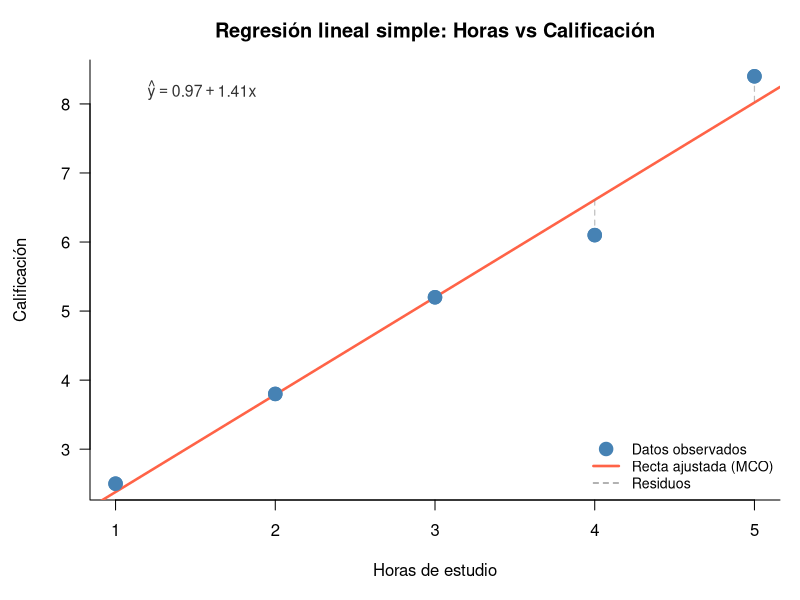
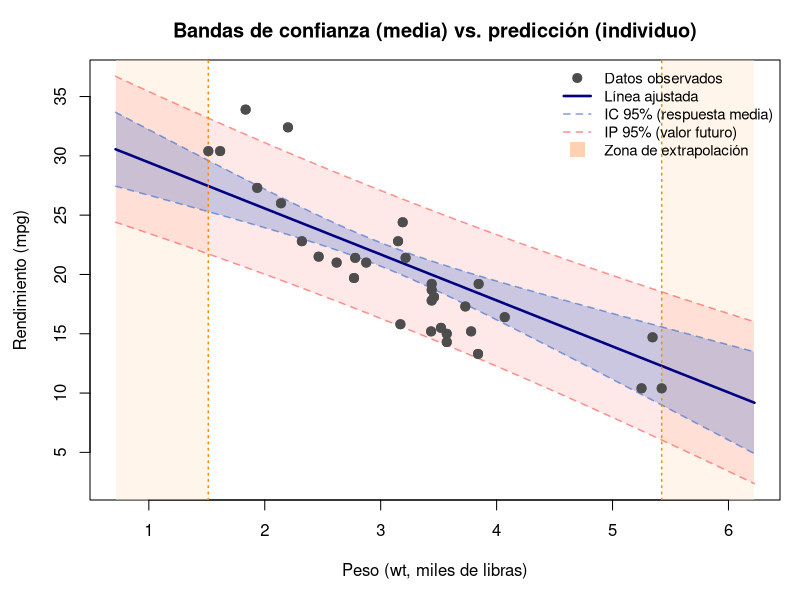
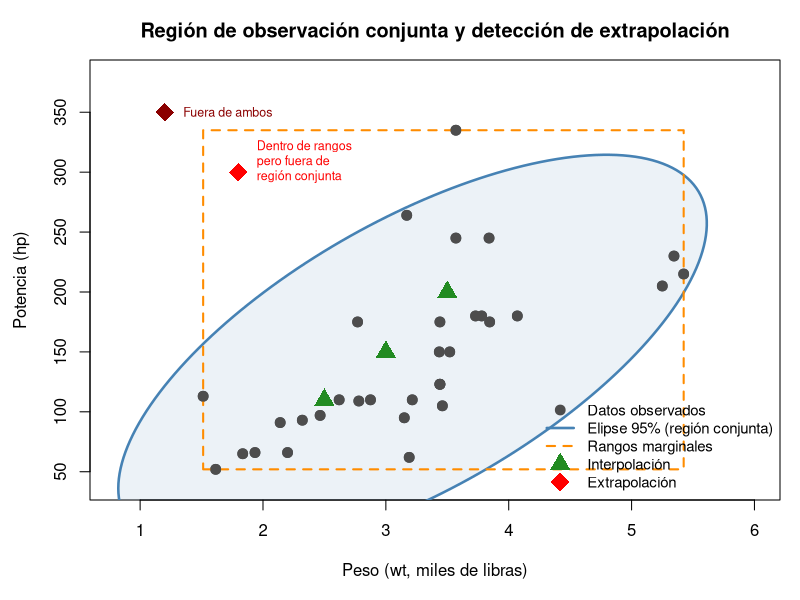
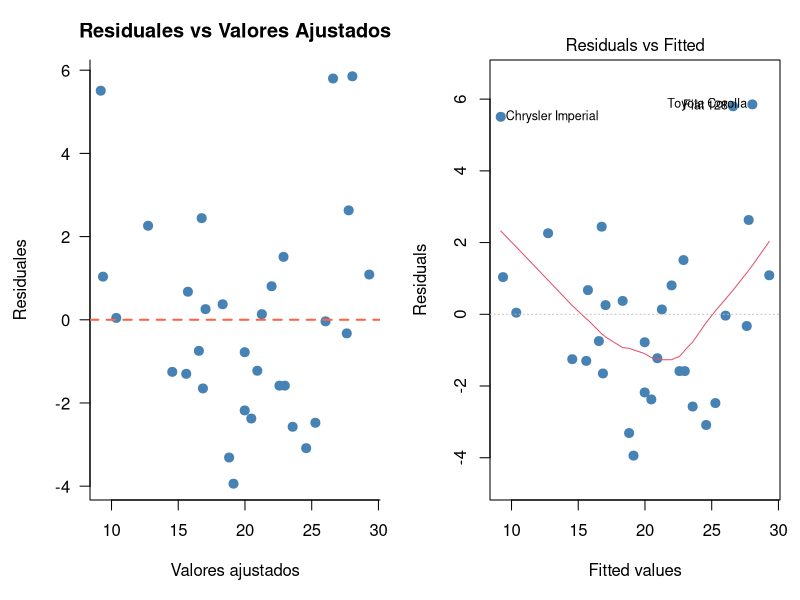
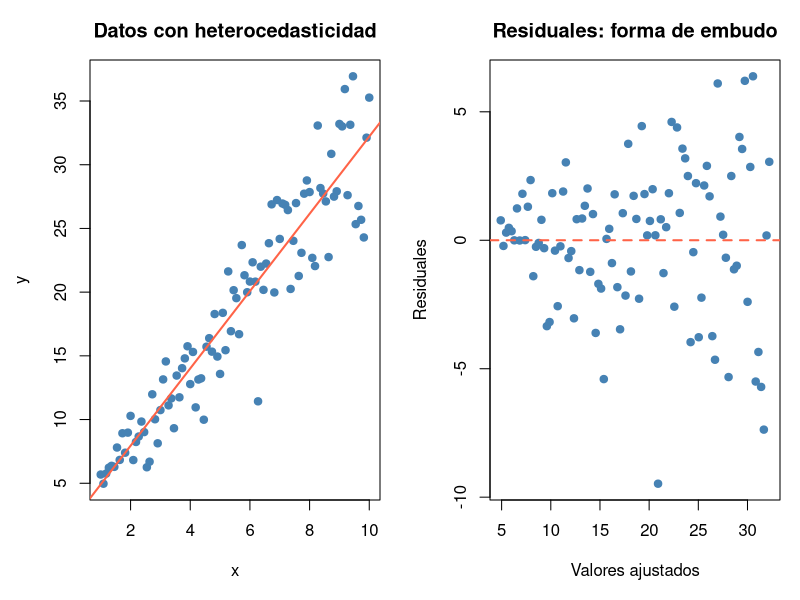
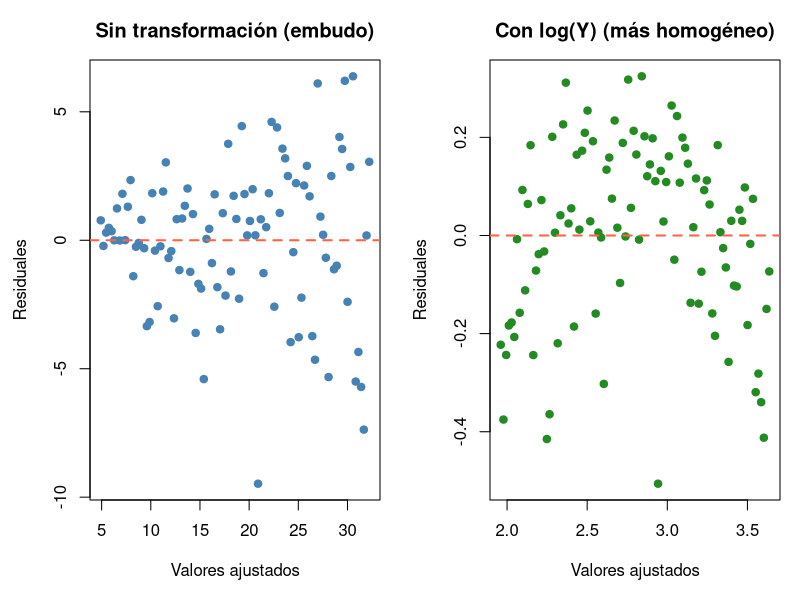
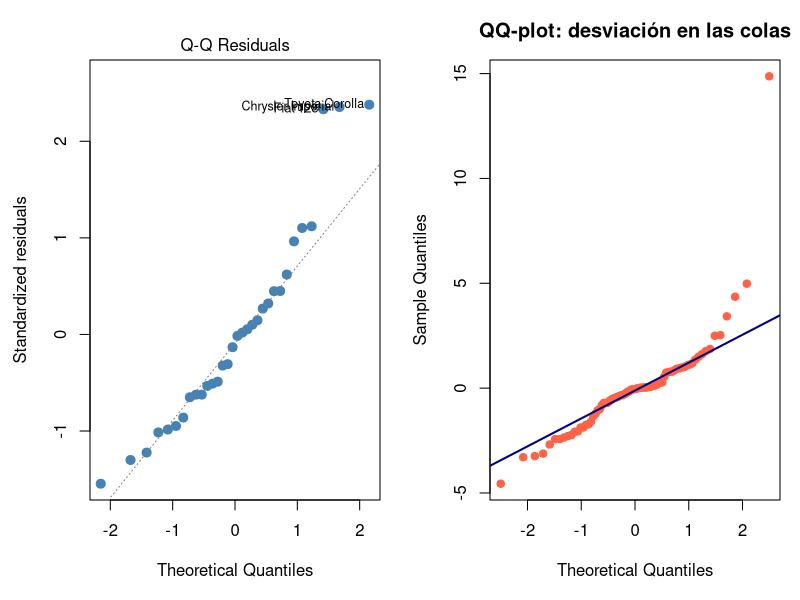
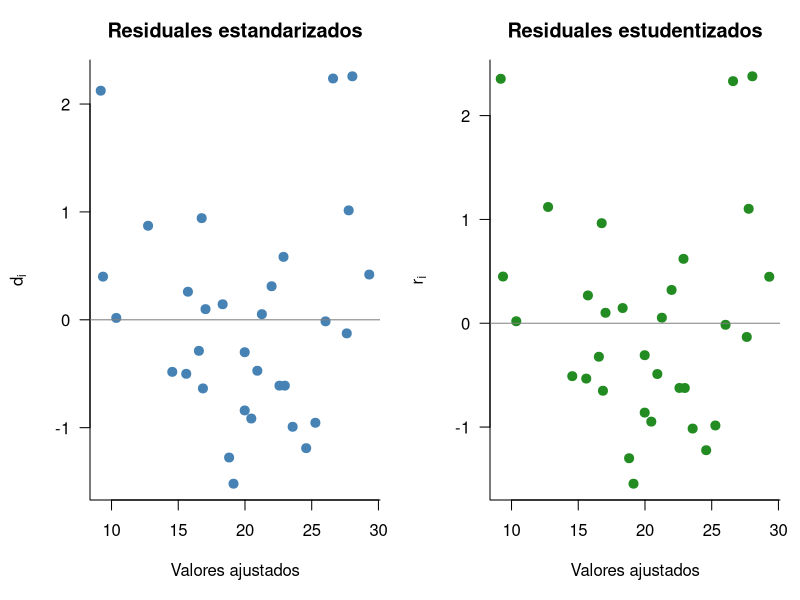

These figures' R source, in order:
## ---- chunk 1
x <- c(1, 2, 3, 4, 5)
y <- c(2.5, 3.8, 5.2, 6.1, 8.4)
modelo_simple <- lm(y ~ x)
summary(modelo_simple)
## ---- chunk 2
par(mar = c(5, 4.5, 3, 1))
plot(x, y, pch = 19, col = "steelblue", cex = 1.8,
     xlab = "Horas de estudio", ylab = "Calificación",
     main = "Regresión lineal simple: Horas vs Calificación",
     las = 1, bty = "l")

# Línea ajustada
abline(modelo_simple, col = "tomato", lwd = 2.5)

# Segmentos de residuos (para visualizar lo que minimiza MCO)
y_hat <- fitted(modelo_simple)
segments(x, y, x, y_hat, col = rgb(0.5, 0.5, 0.5, 0.5), lty = 2, lwd = 1.2)

# Re-dibujar puntos encima de los segmentos
points(x, y, pch = 19, col = "steelblue", cex = 1.8)

# Ecuación del modelo
coefs_s <- round(coef(modelo_simple), 2)
text(1.2, max(y) - 0.2,
     bquote(hat(y) == .(coefs_s[1]) + .(coefs_s[2]) * x),
     cex = 0.95, adj = 0, col = "gray20")

legend("bottomright",
       legend = c("Datos observados", "Recta ajustada (MCO)", "Residuos"),
       col = c("steelblue", "tomato", "gray50"),
       pch = c(19, NA, NA),
       lty = c(NA, 1, 2),
       lwd = c(NA, 2.5, 1.2),
       pt.cex = c(1.8, NA, NA),
       bty = "n", cex = 0.85)
## ---- chunk 3
X <- cbind(1, c(1,2,3,4,5))
Y <- c(2.5, 3.8, 5.2, 6.1, 8.4)

# Estimación matricial explícita
beta_hat <- solve(t(X) %*% X) %*% t(X) %*% Y
beta_hat
## ---- chunk 4
# Ajuste del modelo de regresión múltiple
modelo_mult <- lm(mpg ~ wt + hp, data = mtcars)
summary(modelo_mult)
## ---- chunk 5
X_mt <- model.matrix(~ wt + hp, data = mtcars)  # Matriz de diseño
Y_mt <- mtcars$mpg

# Estimación matricial
beta_mt <- solve(t(X_mt) %*% X_mt) %*% t(X_mt) %*% Y_mt
beta_mt
## ---- chunk 6
# Matriz (X'X)^{-1}
XtX_inv <- solve(t(X_mt) %*% X_mt)

# Estimación de sigma^2 (MSE)
e <- Y_mt - X_mt %*% beta_mt
n <- nrow(mtcars)
p <- ncol(X_mt)
sigma2_hat <- sum(e^2) / (n - p)

# Matriz de varianzas-covarianzas de beta_hat
var_beta <- sigma2_hat * XtX_inv
var_beta

# Los errores estándar son la raíz de la diagonal
sqrt(diag(var_beta))
## ---- chunk 7
anova(modelo_mult)
## ---- chunk 8
Y_m <- mtcars$mpg
y_hat <- fitted(modelo_mult)
y_bar <- mean(Y_m)

SST <- sum((Y_m - y_bar)^2)
SSR <- sum((y_hat - y_bar)^2)
SSE <- sum((Y_m - y_hat)^2)

cat("SST =", round(SST, 2), "\n")
cat("SSR =", round(SSR, 2), "\n")
cat("SSE =", round(SSE, 2), "\n")
cat("SST = SSR + SSE?", round(SST, 2) == round(SSR + SSE, 2), "\n\n")

k <- 2        # número de predictoras (wt, hp)
n <- nrow(mtcars)
p <- k + 1    # parámetros totales (intercepto + wt + hp)

MSR <- SSR / k
MSE <- SSE / (n - p)

F0 <- MSR / MSE
valor_p <- 1 - pf(F0, df1 = k, df2 = n - p)

cat("MSR =", round(MSR, 2), "\n")
cat("MSE =", round(MSE, 2), "\n")
cat("F0  =", round(F0, 2), "\n")
cat("valor-p =", format.pval(valor_p), "\n")
## ---- chunk 9
summary(modelo_mult)
## ---- chunk 10
# Extraemos lo necesario del modelo ajustado anteriormente
coefs <- summary(modelo_mult)$coefficients
coefs
## ---- chunk 11
beta_wt <- coefs["wt", "Estimate"]
se_wt   <- coefs["wt", "Std. Error"]

T0 <- beta_wt / se_wt
T0

# Valor crítico al 5% con n - p grados de libertad
n <- nrow(mtcars)
p <- 3  # intercepto + wt + hp
alpha <- 0.05
t_critico <- qt(1 - alpha/2, df = n - p)
t_critico

# ¿Rechazamos H0?
abs(T0) > t_critico
## ---- chunk 12
# R^2 manual
R2 <- SSR / SST
cat("R² =", round(R2, 4), "\n")

# R^2 ajustado manual
R2_adj <- 1 - (SSE / (n - p)) / (SST / (n - 1))
cat("R² ajustado =", round(R2_adj, 4), "\n")
## ---- chunk 13
modelo_ext <- lm(mpg ~ wt + hp + am, data = mtcars)

cat("Modelo original (wt + hp):\n")
cat("  R²     =", round(summary(modelo_mult)$r.squared, 4), "\n")
cat("  R² adj =", round(summary(modelo_mult)$adj.r.squared, 4), "\n\n")

cat("Modelo extendido (wt + hp + am):\n")
cat("  R²     =", round(summary(modelo_ext)$r.squared, 4), "\n")
cat("  R² adj =", round(summary(modelo_ext)$adj.r.squared, 4), "\n")
## ---- chunk 14
# Modelo completo (A ∪ B)
completo <- lm(mpg ~ wt + hp + am + qsec, data = mtcars)

# Modelo reducido (solo B)
reducido <- lm(mpg ~ wt + hp, data = mtcars)

# SSE de ambos modelos
SSE_completo <- sum(residuals(completo)^2)
SSE_reducido <- sum(residuals(reducido)^2)

# Suma de cuadrados extra
SS_extra <- SSE_reducido - SSE_completo

# Grados de libertad
A_size <- 2  # probamos am y qsec
n <- nrow(mtcars)
p_completo <- length(coef(completo))  # 5

# Estadístico F
MSE_completo <- SSE_completo / (n - p_completo)
F0 <- (SS_extra / A_size) / MSE_completo
valor_p <- 1 - pf(F0, df1 = A_size, df2 = n - p_completo)

cat("SSE modelo reducido (wt + hp):            ", round(SSE_reducido, 2), "\n")
cat("SSE modelo completo (wt + hp + am + qsec):", round(SSE_completo, 2), "\n")
cat("SS_extra (am, qsec | wt, hp):             ", round(SS_extra, 2), "\n")
cat("F0 =", round(F0, 4), "\n")
cat("valor-p =", round(valor_p, 4), "\n")
## ---- chunk 15
anova(reducido, completo)
## ---- chunk 16
# Prueba t del summary
coefs_mult <- summary(modelo_mult)$coefficients
T0_wt <- coefs_mult["wt", "t value"]

# Prueba F vía SS extra
completo_2 <- lm(mpg ~ wt + hp, data = mtcars)
reducido_2 <- lm(mpg ~ hp, data = mtcars)       # sin wt

SSE_c <- sum(residuals(completo_2)^2)
SSE_r <- sum(residuals(reducido_2)^2)
SS_extra_wt <- SSE_r - SSE_c
MSE_c <- SSE_c / (n - length(coef(completo_2)))
F0_wt <- SS_extra_wt / MSE_c

cat("T0² =", round(T0_wt^2, 4), "\n")
cat("F0  =", round(F0_wt, 4), "\n")
cat("¿Son iguales?", all.equal(T0_wt^2, F0_wt), "\n")
## ---- chunk 17
modelo_full <- lm(mpg ~ wt + hp + qsec, data = mtcars)
summary(modelo_full)
## ---- chunk 18
# Coeficientes: (Intercept), wt, hp, qsec -> p = 4
# H0: beta_wt - beta_hp = 0, beta_qsec = 0

L <- matrix(c(0, 1, -1, 0,
              0, 0,  0, 1), nrow = 2, byrow = TRUE)
c_vec <- c(0, 0)

beta_hat_full <- coef(modelo_full)
X_full <- model.matrix(modelo_full)
XtX_inv <- solve(t(X_full) %*% X_full)

# SSH con fórmula cerrada
Lb_minus_c <- L %*% beta_hat_full - c_vec
SSH <- t(Lb_minus_c) %*% solve(L %*% XtX_inv %*% t(L)) %*% Lb_minus_c

r <- qr(L)$rank  # filas linealmente independientes
n_obs <- nrow(mtcars)
p_full <- length(beta_hat_full)
MSE_full <- sum(residuals(modelo_full)^2) / (n_obs - p_full)

F0_test <- (SSH / r) / MSE_full
vp <- 1 - pf(F0_test, df1 = r, df2 = n_obs - p_full)

cat("Matriz L:\n")
print(L)
cat("\nSSH =", round(SSH, 4), "\n")
cat("r =", r, "\n")
cat("F0 =", round(F0_test, 4), "\n")
cat("valor-p =", round(vp, 4), "\n")
## ---- chunk 19
L2 <- matrix(c(0, 1, 0, 0,
               0, 0, 1, 0), nrow = 2, byrow = TRUE)
c_vec2 <- c(-4, -0.03)

Lb_minus_c2 <- L2 %*% beta_hat_full - c_vec2
SSH2 <- t(Lb_minus_c2) %*% solve(L2 %*% XtX_inv %*% t(L2)) %*% Lb_minus_c2

r2 <- qr(L2)$rank
F0_test2 <- (SSH2 / r2) / MSE_full
vp2 <- 1 - pf(F0_test2, df1 = r2, df2 = n_obs - p_full)

cat("H0: beta_wt = -4, beta_hp = -0.03\n")
cat("SSH =", round(SSH2, 4), "\n")
cat("F0 =", round(F0_test2, 4), "\n")
cat("valor-p =", round(vp2, 4), "\n")

if (vp2 < 0.05) {
  cat("-> Rechazamos H0: los valores teóricos no son compatibles con los datos.\n")
} else {
  cat("-> No rechazamos H0: los datos son compatibles con los valores teóricos.\n")
}
## ---- chunk 20
# L para prueba de significancia general: probar que todos los betas (excepto intercepto) son 0
k_pred <- p_full - 1
L_anova <- cbind(rep(0, k_pred), diag(k_pred))
c_anova <- rep(0, k_pred)

Lb_anova <- L_anova %*% beta_hat_full - c_anova
SSH_anova <- t(Lb_anova) %*% solve(L_anova %*% XtX_inv %*% t(L_anova)) %*% Lb_anova

F0_anova <- (SSH_anova / k_pred) / MSE_full

cat("F0 (vía hipótesis lineal general) =", round(F0_anova, 4), "\n")
cat("F0 (vía summary del modelo)       =", round(summary(modelo_full)$fstatistic[1], 4), "\n")
## ---- chunk 21
# Ajustar modelo
modelo <- lm(mpg ~ wt + hp, data = mtcars)

# Puntos dentro de la región de observación
nuevos_dentro <- data.frame(wt = c(2.5, 3.0, 3.5), hp = c(110, 150, 200))

# Punto de extrapolación: un auto extremadamente liviano y con mucha potencia
# (fuera de la región conjunta observada en los datos)
nuevo_extra <- data.frame(wt = 1.2, hp = 350)

nuevos_datos <- rbind(nuevos_dentro, nuevo_extra)
rownames(nuevos_datos) <- c(paste0("Punto ", 1:3), "Extrapolación")

# Intervalo de confianza para la respuesta media E[Y|x0]
ic_media <- predict(modelo, newdata = nuevos_datos, interval = "confidence", level = 0.95)

# Intervalo de predicción para un valor futuro Y0
ip_futuro <- predict(modelo, newdata = nuevos_datos, interval = "prediction", level = 0.95)

cat("Intervalos de confianza para la respuesta media:\n")
print(round(ic_media, 3))

cat("\nIntervalos de predicción para un valor futuro:\n")
print(round(ip_futuro, 3))

cat("\nAmplitud promedio IC (media):", round(mean(ic_media[, "upr"] - ic_media[, "lwr"]), 3), "\n")
cat("Amplitud promedio IP (futuro):", round(mean(ip_futuro[, "upr"] - ip_futuro[, "lwr"]), 3), "\n")
cat("\nNote cómo el punto de extrapolación tiene intervalos mucho más amplios,\n")
cat("reflejando la mayor incertidumbre al predecir fuera de la región observada.\n")
## ---- chunk 22
# Crear secuencia de valores para wt (incluyendo zona de extrapolación)
wt_seq <- seq(min(mtcars$wt) - 0.8, max(mtcars$wt) + 0.8, length.out = 200)
datos_pred <- data.frame(wt = wt_seq, hp = median(mtcars$hp))

# Calcular ambos intervalos
ic <- predict(modelo, newdata = datos_pred, interval = "confidence", level = 0.95)
ip <- predict(modelo, newdata = datos_pred, interval = "prediction", level = 0.95)

# Identificar zona de interpolación vs extrapolación
en_rango <- wt_seq >= min(mtcars$wt) & wt_seq <= max(mtcars$wt)

par(mar = c(5, 4.5, 3, 1))
plot(mtcars$wt, mtcars$mpg, pch = 19, col = "gray30", cex = 1.2,
     xlab = "Peso (wt, miles de libras)", ylab = "Rendimiento (mpg)",
     main = "Bandas de confianza (media) vs. predicción (individuo)",
     xlim = range(wt_seq), ylim = range(ip[, c("lwr", "upr")]))

# Zona de extrapolación (fondo sombreado)
rect(min(wt_seq), par("usr")[3], min(mtcars$wt), par("usr")[4],
     col = rgb(1, 0.9, 0.8, 0.4), border = NA)
rect(max(mtcars$wt), par("usr")[3], max(wt_seq), par("usr")[4],
     col = rgb(1, 0.9, 0.8, 0.4), border = NA)

# Banda de predicción (más amplia)
polygon(c(wt_seq, rev(wt_seq)), c(ip[, "lwr"], rev(ip[, "upr"])),
        col = rgb(1, 0.4, 0.4, 0.15), border = NA)
lines(wt_seq, ip[, "lwr"], col = rgb(1, 0.3, 0.3, 0.6), lty = 2, lwd = 1.5)
lines(wt_seq, ip[, "upr"], col = rgb(1, 0.3, 0.3, 0.6), lty = 2, lwd = 1.5)

# Banda de confianza (más estrecha)
polygon(c(wt_seq, rev(wt_seq)), c(ic[, "lwr"], rev(ic[, "upr"])),
        col = rgb(0.2, 0.4, 0.8, 0.25), border = NA)
lines(wt_seq, ic[, "lwr"], col = rgb(0.2, 0.4, 0.8, 0.6), lty = 2, lwd = 1.5)
lines(wt_seq, ic[, "upr"], col = rgb(0.2, 0.4, 0.8, 0.6), lty = 2, lwd = 1.5)

# Línea ajustada
lines(wt_seq, ic[, "fit"], col = "navy", lwd = 2.5)

# Líneas verticales delimitando la región de observación
abline(v = min(mtcars$wt), col = "darkorange", lty = 3, lwd = 1.5)
abline(v = max(mtcars$wt), col = "darkorange", lty = 3, lwd = 1.5)

# Re-dibujar los puntos encima
points(mtcars$wt, mtcars$mpg, pch = 19, col = "gray30", cex = 1.2)

legend("topright",
       legend = c("Datos observados", "Línea ajustada",
                  "IC 95% (respuesta media)", "IP 95% (valor futuro)",
                  "Zona de extrapolación"),
       col = c("gray30", "navy", rgb(0.2, 0.4, 0.8, 0.6),
               rgb(1, 0.3, 0.3, 0.6), rgb(1, 0.7, 0.5, 0.6)),
       pch = c(19, NA, NA, NA, 15),
       lty = c(NA, 1, 2, 2, NA),
       lwd = c(NA, 2.5, 1.5, 1.5, NA),
       pt.cex = c(1.2, NA, NA, NA, 2),
       bty = "n", cex = 0.9)
## ---- chunk 23
modelo_multi <- lm(mpg ~ wt + hp + drat + qsec, data = mtcars)
summary(modelo_multi)
## ---- chunk 24
# Predicción con el modelo de 4 covariables
# Punto dentro de la región observada
x0_dentro <- data.frame(wt = 3.2, hp = 150, drat = 3.5, qsec = 18)

# Punto de extrapolación: valores individualmente razonables pero combinación atípica
# (auto muy pesado pero con tiempo de cuarto de milla muy bajo = combinación rara)
x0_extra <- data.frame(wt = 5.0, hp = 100, drat = 4.5, qsec = 14)

nuevos_multi <- rbind(x0_dentro, x0_extra)
rownames(nuevos_multi) <- c("Interpolación", "Extrapolación")

ic_multi <- predict(modelo_multi, newdata = nuevos_multi, interval = "confidence", level = 0.95)
ip_multi <- predict(modelo_multi, newdata = nuevos_multi, interval = "prediction", level = 0.95)

cat("IC para la respuesta media:\n")
print(round(ic_multi, 3))
cat("\nIP para un valor futuro:\n")
print(round(ip_multi, 3))

# Verificación de extrapolación con leverage
X_multi <- model.matrix(modelo_multi)
x0_mat <- model.matrix(~ wt + hp + drat + qsec, data = nuevos_multi)
h_nuevos <- diag(x0_mat %*% solve(t(X_multi) %*% X_multi) %*% t(x0_mat))
h_max <- max(hatvalues(modelo_multi))

cat("\nLeverage máximo en datos originales:", round(h_max, 4), "\n")
for (i in 1:nrow(nuevos_multi)) {
  estado <- ifelse(h_nuevos[i] > h_max, "EXTRAPOLACIÓN", "Interpolación")
  cat(sprintf("%s: h00 = %.4f -> %s\n", rownames(nuevos_multi)[i], h_nuevos[i], estado))
}

cat("\nNote que el segundo punto tiene valores individuales dentro del rango de cada variable,\n")
cat("pero su COMBINACIÓN es atípica, lo que muestra por qué se debe verificar\n")
cat("la región conjunta y no solo los rangos marginales.\n")
## ---- chunk 25
# Región de observación conjunta en 2D (wt vs hp)
# La elipse se basa en la distribución conjunta de las predictoras

# Calcular media y covarianza de (wt, hp)
mu <- colMeans(mtcars[, c("wt", "hp")])
Sigma <- cov(mtcars[, c("wt", "hp")])

# Generar elipse de confianza al 95%
angulos <- seq(0, 2 * pi, length.out = 200)
circulo <- cbind(cos(angulos), sin(angulos))

# Descomposición para transformar el círculo en elipse
eigen_S <- eigen(Sigma)
raiz_S <- eigen_S$vectors %*% diag(sqrt(eigen_S$values)) %*% t(eigen_S$vectors)

# Radio para cubrir ~95% de los datos (chi-cuadrado con 2 gl)
radio <- sqrt(qchisq(0.95, df = 2))
elipse <- t(mu + radio * raiz_S %*% t(circulo))

# Puntos de predicción
puntos_dentro <- data.frame(wt = c(2.5, 3.0, 3.5), hp = c(110, 150, 200))

# Punto dentro de los rangos marginales pero fuera de la región conjunta
# (bajo peso + alta potencia: combinación no observada)
punto_extra <- data.frame(wt = 1.8, hp = 300)

# Punto claramente fuera de ambos rangos
punto_extra2 <- data.frame(wt = 1.2, hp = 350)

par(mar = c(5, 4.5, 3, 1))
plot(mtcars$wt, mtcars$hp, pch = 19, col = "gray30", cex = 1.3,
     xlab = "Peso (wt, miles de libras)", ylab = "Potencia (hp)",
     main = "Región de observación conjunta y detección de extrapolación",
     xlim = c(0.8, 6), ylim = c(40, 380))

# Dibujar la elipse
polygon(elipse[, 1], elipse[, 2], border = "steelblue", lwd = 2.5,
        col = rgb(0.27, 0.51, 0.71, 0.1))

# Rangos marginales (rectángulo)
rect(min(mtcars$wt), min(mtcars$hp), max(mtcars$wt), max(mtcars$hp),
     border = "darkorange", lty = 2, lwd = 2)

# Puntos de predicción
points(puntos_dentro$wt, puntos_dentro$hp, pch = 17, col = "forestgreen", cex = 2)
points(punto_extra$wt, punto_extra$hp, pch = 18, col = "red", cex = 2.5)
points(punto_extra2$wt, punto_extra2$hp, pch = 18, col = "darkred", cex = 2.5)

# Etiquetas
text(punto_extra$wt + 0.15, punto_extra$hp + 10,
     "Dentro de rangos\npero fuera de\nregión conjunta",
     col = "red", cex = 0.75, adj = 0)
text(punto_extra2$wt + 0.15, punto_extra2$hp,
     "Fuera de ambos",
     col = "darkred", cex = 0.75, adj = 0)

# Re-dibujar datos originales encima
points(mtcars$wt, mtcars$hp, pch = 19, col = "gray30", cex = 1.3)

legend("bottomright",
       legend = c("Datos observados",
                  "Elipse 95% (región conjunta)",
                  "Rangos marginales",
                  "Interpolación",
                  "Extrapolación"),
       col = c("gray30", "steelblue", "darkorange", "forestgreen", "red"),
       pch = c(19, NA, NA, 17, 18),
       lty = c(NA, 1, 2, NA, NA),
       lwd = c(NA, 2.5, 2, NA, NA),
       pt.cex = c(1.3, NA, NA, 2, 2.5),
       bty = "n", cex = 0.9)
## ---- chunk 26
# Verificación numérica de los puntos del gráfico
modelo_2v <- lm(mpg ~ wt + hp, data = mtcars)
X_2v <- model.matrix(modelo_2v)
h_max_2v <- max(hatvalues(modelo_2v))

todos_puntos <- rbind(puntos_dentro, punto_extra, punto_extra2)
rownames(todos_puntos) <- c("P1 (2.5, 110)", "P2 (3.0, 150)", "P3 (3.5, 200)",
                             "Extra1 (1.8, 300)", "Extra2 (1.2, 350)")
x0_todos <- model.matrix(~ wt + hp, data = todos_puntos)
h_todos <- diag(x0_todos %*% solve(t(X_2v) %*% X_2v) %*% t(x0_todos))

cat("Leverage máximo observado:", round(h_max_2v, 4), "\n")
cat(strrep("-", 55), "\n")
for (i in 1:nrow(todos_puntos)) {
  estado <- ifelse(h_todos[i] > h_max_2v, "EXTRAPOLACIÓN", "Interpolación")
  cat(sprintf("%-20s h00 = %.4f  ->  %s\n", rownames(todos_puntos)[i], h_todos[i], estado))
}
## ---- chunk 27
modelo <- lm(mpg ~ wt + hp, data = mtcars)
## ---- chunk 28
# Verificación: la suma de residuales siempre es (prácticamente) cero
cat("Suma de residuales:", sum(residuals(modelo)), "\n")
cat("Media de residuales:", mean(residuals(modelo)), "\n")
## ---- chunk 29
par(mfrow = c(1, 2), mar = c(5, 4.5, 3, 1))

# Gráfico de residuales vs valores ajustados
plot(fitted(modelo), residuals(modelo),
     pch = 19, col = "steelblue", cex = 1.2,
     xlab = "Valores ajustados", ylab = "Residuales",
     main = "Residuales vs Valores Ajustados",
     las = 1, bty = "l")
abline(h = 0, col = "tomato", lwd = 2, lty = 2)

# El gráfico incorporado de R (plot 1 del modelo)
plot(modelo, which = 1, pch = 19, col = "steelblue", cex = 1.2)
## ---- chunk 30
set.seed(42)
n_sim <- 100
x_sim <- seq(1, 10, length.out = n_sim)
# La varianza del error crece con x (heterocedasticidad)
y_sim <- 2 + 3 * x_sim + rnorm(n_sim, sd = 0.5 * x_sim)

modelo_hetero <- lm(y_sim ~ x_sim)

par(mfrow = c(1, 2), mar = c(5, 4.5, 3, 1))
plot(x_sim, y_sim, pch = 19, col = "steelblue",
     xlab = "x", ylab = "y", main = "Datos con heterocedasticidad")
abline(modelo_hetero, col = "tomato", lwd = 2)

plot(fitted(modelo_hetero), residuals(modelo_hetero),
     pch = 19, col = "steelblue",
     xlab = "Valores ajustados", ylab = "Residuales",
     main = "Residuales: forma de embudo")
abline(h = 0, col = "tomato", lwd = 2, lty = 2)
## ---- chunk 31
# Ejemplo de solución: transformación logarítmica
y_log <- log(y_sim)
modelo_log <- lm(y_log ~ x_sim)

par(mfrow = c(1, 2), mar = c(5, 4.5, 3, 1))
plot(fitted(modelo_hetero), residuals(modelo_hetero),
     pch = 19, col = "steelblue",
     xlab = "Valores ajustados", ylab = "Residuales",
     main = "Sin transformación (embudo)")
abline(h = 0, col = "tomato", lwd = 2, lty = 2)

plot(fitted(modelo_log), residuals(modelo_log),
     pch = 19, col = "forestgreen",
     xlab = "Valores ajustados", ylab = "Residuales",
     main = "Con log(Y) (más homogéneo)")
abline(h = 0, col = "tomato", lwd = 2, lty = 2)
## ---- chunk 32
par(mar = c(5, 4.5, 3, 1))

# Gráfico QQ de los residuales
plot(modelo, which = 2, pch = 19, col = "steelblue", cex = 1.2)
## ---- chunk 33
# Prueba de Shapiro-Wilk
shapiro.test(residuals(modelo))
## ---- chunk 34
set.seed(123)
n_sim2 <- 80
x_nn <- runif(n_sim2, 0, 10)
# Errores con distribución t (colas pesadas)
y_nn <- 5 + 2 * x_nn + rt(n_sim2, df = 2)

modelo_nn <- lm(y_nn ~ x_nn)

par(mar = c(5, 4.5, 3, 1))
qqnorm(residuals(modelo_nn), pch = 19, col = "tomato",
       main = "QQ-plot: desviación en las colas")
qqline(residuals(modelo_nn), col = "navy", lwd = 2)
## ---- chunk 35
shapiro.test(residuals(modelo_nn))
## ---- chunk 36
# Residuales estandarizados y estudentizados
d_i <- residuals(modelo) / sqrt(sum(residuals(modelo)^2) / modelo$df.residual)
r_i <- rstandard(modelo)   # residuales estudentizados internamente
r_ext <- rstudent(modelo)  # residuales estudentizados externamente

par(mfrow = c(1, 2), mar = c(5, 4.5, 3, 1))

# Residuales estandarizados
plot(fitted(modelo), d_i, pch = 19, col = "steelblue", cex = 1.2,
     xlab = "Valores ajustados", ylab = expression(d[i]),
     main = "Residuales estandarizados", las = 1, bty = "l")
abline(h = c(-3, 0, 3), col = c("tomato", "gray50", "tomato"),
       lty = c(2, 1, 2), lwd = c(1.5, 1, 1.5))

# Residuales estudentizados
plot(fitted(modelo), r_i, pch = 19, col = "forestgreen", cex = 1.2,
     xlab = "Valores ajustados", ylab = expression(r[i]),
     main = "Residuales estudentizados", las = 1, bty = "l")
abline(h = c(-3, 0, 3), col = c("tomato", "gray50", "tomato"),
       lty = c(2, 1, 2), lwd = c(1.5, 1, 1.5))
## ---- chunk 37
# Identificación de observaciones atípicas
cat("Observaciones atípicas (|r_i| > 3) usando residuales estudentizados:\n")
atipicas_r <- which(abs(rstandard(modelo)) > 3)
if (length(atipicas_r) == 0) {
  cat("  Ninguna observación supera el umbral de 3.\n")
} else {
  print(atipicas_r)
}

cat("\nObservaciones atípicas (|r*_i| > 3) usando residuales estudentizados externos:\n")
atipicas_ext <- which(abs(rstudent(modelo)) > 3)
if (length(atipicas_ext) == 0) {
  cat("  Ninguna observación supera el umbral de 3.\n")
} else {
  print(atipicas_ext)
}
## ---- chunk 38
n <- nrow(mtcars)
p <- length(coef(modelo))
h_ii <- hatvalues(modelo)
umbral_leverage <- 2 * p / n

par(mar = c(5, 4.5, 3, 1))
plot(1:n, h_ii, pch = 19, col = "steelblue", cex = 1.2,
     xlab = "Observación", ylab = expression(h[ii]),
     main = "Leverage de cada observación",
     las = 1, bty = "l")
abline(h = umbral_leverage, col = "tomato", lwd = 2, lty = 2)
text(which(h_ii > umbral_leverage) + 1, h_ii[h_ii > umbral_leverage],
     labels = names(h_ii)[h_ii > umbral_leverage], cex = 0.7, col = "tomato")

legend("topright", legend = paste0("Umbral: 2p/n = ", round(umbral_leverage, 3)),
       col = "tomato", lty = 2, lwd = 2, bty = "n")
## ---- chunk 39
# Puntos de balanceo identificados
balanceo <- which(h_ii > umbral_leverage)
cat("Puntos de balanceo (h_ii >", round(umbral_leverage, 3), "):\n")
print(data.frame(
  Observacion = names(balanceo),
  h_ii = round(h_ii[balanceo], 4)
))
## ---- chunk 40
n <- nrow(mtcars)
p <- length(coef(modelo))

# Calcular todos los diagnósticos
cook_d <- cooks.distance(modelo)
dffits_val <- dffits(modelo)
dfbetas_val <- dfbetas(modelo)

# Umbrales
umbral_cook <- 1
umbral_dffits <- 2 * sqrt(p / n)
umbral_dfbetas <- 2 / sqrt(n)

# Función auxiliar para etiquetar sin solapamiento
etiquetar <- function(x, y, idx, labels) {
  if (length(idx) == 0) return(invisible(NULL))
  # Alternar posición (arriba/abajo) para evitar solapamiento
  posiciones <- ifelse(seq_along(idx) %% 2 == 1, 3, 1)
  text(x[idx], y[idx], labels = labels[idx], cex = 0.6, pos = posiciones, col = "tomato")
}

par(mfrow = c(2, 2), mar = c(5, 4.5, 3, 2))

# 1. Distancia de Cook
plot(1:n, cook_d, type = "h", lwd = 2, col = "steelblue",
     xlab = "Observación", ylab = expression(D[i]),
     main = "Distancia de Cook", las = 1, bty = "l")
abline(h = umbral_cook, col = "tomato", lty = 2, lwd = 1.5)
top_cook <- order(cook_d, decreasing = TRUE)[1:3]
etiquetar(1:n, cook_d, top_cook, rownames(mtcars))

# 2. DFFITS
plot(1:n, dffits_val, pch = 19, col = "steelblue", cex = 1.1,
     xlab = "Observación", ylab = "DFFITS",
     main = paste0("DFFITS (umbral = ", round(umbral_dffits, 3), ")"),
     las = 1, bty = "l")
abline(h = c(-umbral_dffits, umbral_dffits), col = "tomato", lty = 2, lwd = 1.5)
idx_dffits <- which(abs(dffits_val) > umbral_dffits)
etiquetar(1:n, dffits_val, idx_dffits, rownames(mtcars))

# 3. DFBETAS para wt
dfb_wt <- dfbetas_val[, "wt"]
plot(1:n, dfb_wt, pch = 19, col = "forestgreen", cex = 1.1,
     xlab = "Observación", ylab = expression(DFBETAS[wt]),
     main = paste0("DFBETAS para wt (umbral = ", round(umbral_dfbetas, 3), ")"),
     las = 1, bty = "l")
abline(h = c(-umbral_dfbetas, umbral_dfbetas), col = "tomato", lty = 2, lwd = 1.5)
idx_dfb_wt <- which(abs(dfb_wt) > umbral_dfbetas)
etiquetar(1:n, dfb_wt, idx_dfb_wt, rownames(mtcars))

# 4. DFBETAS para hp
dfb_hp <- dfbetas_val[, "hp"]
plot(1:n, dfb_hp, pch = 19, col = "darkorange", cex = 1.1,
     xlab = "Observación", ylab = expression(DFBETAS[hp]),
     main = paste0("DFBETAS para hp (umbral = ", round(umbral_dfbetas, 3), ")"),
     las = 1, bty = "l")
abline(h = c(-umbral_dfbetas, umbral_dfbetas), col = "tomato", lty = 2, lwd = 1.5)
idx_dfb_hp <- which(abs(dfb_hp) > umbral_dfbetas)
etiquetar(1:n, dfb_hp, idx_dfb_hp, rownames(mtcars))
## ---- chunk 41
cat("=== Resumen de diagnósticos de influencia ===\n\n")

cat("Distancia de Cook (D_i > 1):\n")
inf_cook <- which(cook_d > umbral_cook)
if (length(inf_cook) == 0) {
  cat("  Ninguna observación supera el umbral.\n")
  cat("  Las 3 más altas:", paste(names(sort(cook_d, decreasing = TRUE)[1:3]),
      collapse = ", "), "\n")
} else {
  print(round(cook_d[inf_cook], 4))
}

cat("\nDFFITS (|DFFITS_i| >", round(umbral_dffits, 3), "):\n")
inf_dffits <- which(abs(dffits_val) > umbral_dffits)
if (length(inf_dffits) == 0) {
  cat("  Ninguna observación supera el umbral.\n")
} else {
  print(data.frame(
    Observacion = names(inf_dffits),
    DFFITS = round(dffits_val[inf_dffits], 4)
  ))
}

cat("\nDFBETAS (|DFBETAS_j(i)| >", round(umbral_dfbetas, 3), "):\n")
inf_dfbetas <- which(abs(dfbetas_val) > umbral_dfbetas, arr.ind = TRUE)
if (nrow(inf_dfbetas) == 0) {
  cat("  Ninguna observación supera el umbral.\n")
} else {
  for (idx in 1:nrow(inf_dfbetas)) {
    obs <- rownames(dfbetas_val)[inf_dfbetas[idx, 1]]
    var_name <- colnames(dfbetas_val)[inf_dfbetas[idx, 2]]
    valor <- round(dfbetas_val[inf_dfbetas[idx, 1], inf_dfbetas[idx, 2]], 4)
    cat(sprintf("  %s influye sobre %s: DFBETAS = %.4f\n", obs, var_name, valor))
  }
}
## ---- chunk 42
par(mar = c(5, 4.5, 3, 1))

# Datos
h_vals <- hatvalues(modelo)
r_vals <- rstandard(modelo)
cook_vals <- cooks.distance(modelo)

# Escalar el tamaño de los puntos por Cook's distance
tam <- sqrt(cook_vals / max(cook_vals)) * 5 + 0.5

plot(h_vals, r_vals, pch = 19,
     col = ifelse(abs(r_vals) > 3, "red",
           ifelse(h_vals > umbral_leverage, "darkorange", "steelblue")),
     cex = tam,
     xlab = expression(h[ii] ~ "(Leverage)"),
     ylab = expression(r[i] ~ "(Residual estudentizado)"),
     main = "Diagnóstico integrado: Atípicas, Balanceo e Influencia",
     las = 1, bty = "l",
     xlim = c(0, max(h_vals) * 1.15))

# Líneas de referencia
abline(h = c(-3, 3), col = "red", lty = 2, lwd = 1.5)
abline(v = umbral_leverage, col = "darkorange", lty = 2, lwd = 1.5)

# Etiquetar puntos notables
notables <- which(h_vals > umbral_leverage | abs(r_vals) > 2 |
                  cook_vals > quantile(cook_vals, 0.9))
if (length(notables) > 0) {
  text(h_vals[notables], r_vals[notables],
       labels = names(h_vals)[notables],
       cex = 0.65, pos = 4, col = "gray30")
}

legend("topright",
       legend = c("Normal", "Alto leverage", "Atípica (|r| > 3)",
                  "Tamaño ~ Dist. Cook"),
       col = c("steelblue", "darkorange", "red", "gray50"),
       pch = c(19, 19, 19, 1),
       pt.cex = c(1.2, 1.2, 1.2, 2.5),
       bty = "n", cex = 0.85)
